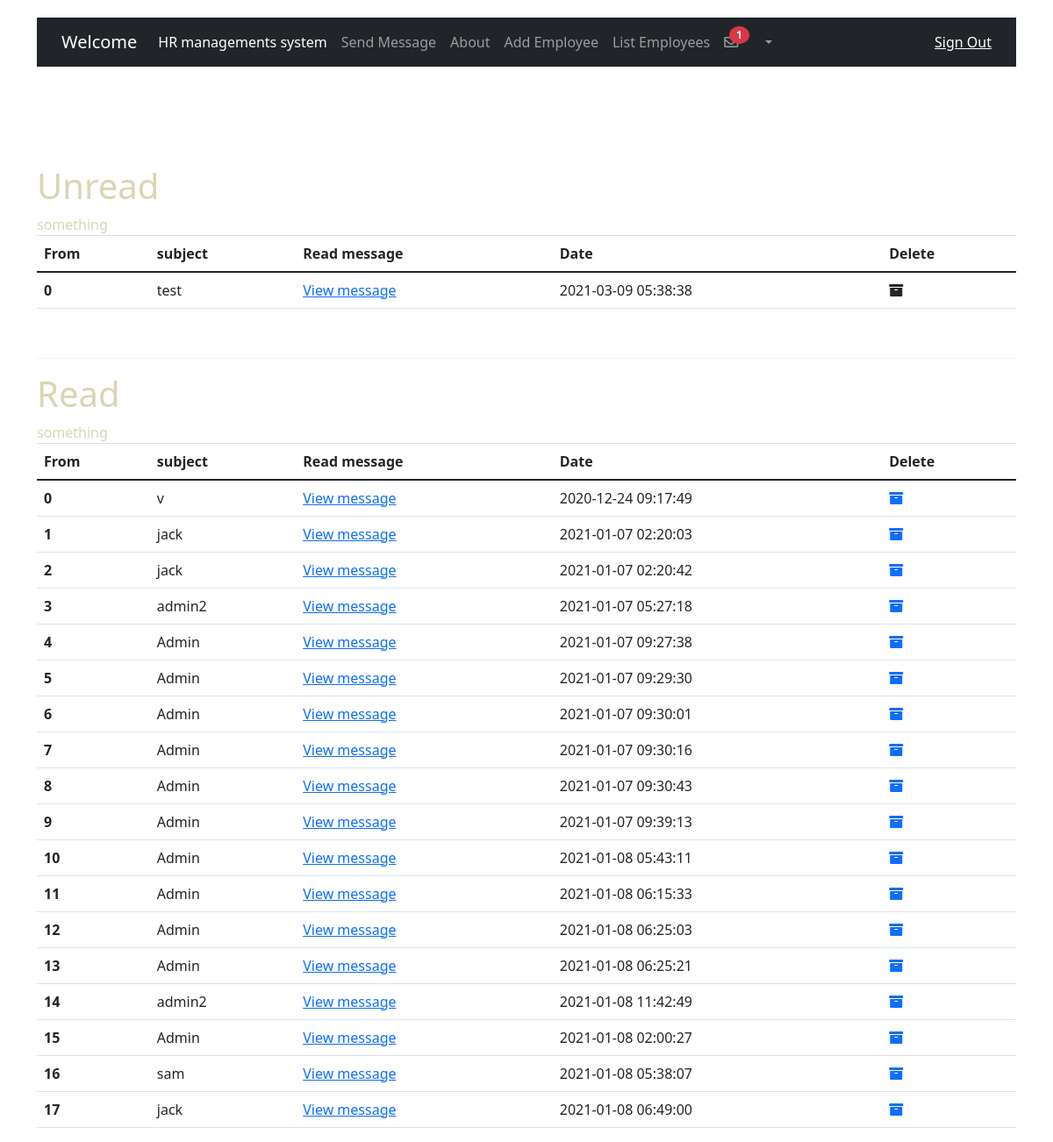
Page /hr/messages/index.php (signed in) on the committed database.
### tables this page shows
CREATE TABLE `emp_message` (
  `id` int(11) NOT NULL,
  `emp_id` int(10) NOT NULL,
  `emp_name` varchar(90) NOT NULL,
  `emp_message` varchar(255) NOT NULL,
  `msg_status` int(2) NOT NULL DEFAULT 0,
  `created_date` datetime NOT NULL
);

### hr/connection.php (called while the page is built, shortened)
<?php
  $admin_messages = 0;
?>

### hr/messages/index.php (the view, shortened to what this page needs)
<?php
    include '../connection.php';
    ?>
<!DOCTYPE html>
<html>
<head>
<link rel="stylesheet" href="https://stackpath.bootstrapcdn.com/bootstrap/4.3.1/css/bootstrap.min.css">
<link rel="stylesheet" type="text/css" href="style.css" >
<link href="https://cdn.jsdelivr.net/npm/bootstrap@5.0.0-beta1/dist/css/bootstrap.min.css" rel="stylesheet">
<link rel="stylesheet" href="https://pro.fontawesome.com/releases/v5.10.0/css/all.css"/>
<link rel="stylesheet" href="styles.css">
</head>
<div class='container'>
<body>
<nav class="navbar navbar-expand-lg navbar-dark bg-dark">
  <div class="container-fluid">
    <a class="navbar-brand" href="../welcome.php">Welcome</a>
    <div class="collapse navbar-collapse" id="navbarSupportedContent">
      <ul class="navbar-nav me-auto mb-2 mb-lg-0">
      <li class="nav-item active">
        <a class="nav-link" href="#">HR managements system </a>
      </li>
        <li class="nav-item">
          <a class="nav-link" href="../emp_message/send_message.php">Send Message</a>
        </li>
        <li class="nav-item">
        <a class="nav-link" href="#">About</a>
      </li>
      <li class="nav-item">
        <a class="nav-link" href="add_employee.php">Add Employee</a>
      </li>
      <li class="nav-item">
        <a class="nav-link" href="../all_employees.php">List Employees</a>
      </li>
      <li class="nav-item dropdown">
          <a class="nav-link dropdown-toggle" href="#" id="navbarDropdown" role="button" data-bs-toggle="dropdown" aria-expanded="false">
          <i class="far fa-envelope"></i><span class="badge badge-danger" id="count" style="border-radius: 50%; position:relative;top:-10px;left:-10px;">
        <?php echo $admin_messages ?> </span>
          </a>
        </li>
      </ul>
      <span class="navbar-text">
      <a href = "../logout.php">Sign Out</a>
    </span>
    </div>
  </div>
</nav>
<div class="row">
  <h1>Unread</h1>
</div>
<table class="table">
  <thead>
    <tr>
      <th scope="col">From</th>
      <th scope="col">subject</th>
      <th scope="col">Read message</th>
      <th scope="col">Date</th>
      <th scope="col">Delete</th>
    </tr>
  </thead>
  <tbody>
    <?php
    $s_no = 0;
    $sql_get = mysqli_query($conn,"SELECT * FROM emp_message WHERE msg_status= 0");
    while($main_result = mysqli_fetch_assoc($sql_get)) :?>
<tr>
<th scope="row"><?php echo $s_no++; ?></th>
      <td> <?php echo $main_result['emp_name'] ?></td>
      <td> <?php echo '<a class="text-primary" href="read_msg.php?id='.$main_result['id'].'">View message</a>'?></td>
      <td> <?php echo $main_result['created_date'] ;?></td>
      <td> <?php echo "<i class='fas fa-archive'></i>" ?> </td>
    </tr>
    <?php endwhile ?>
</table>
<br />
<hr />
<div class="row">
  <h1>Read</h1>
</div>
<table class="table">
  <thead>
    <tr>
      <th scope="col">From</th>
      <th scope="col">subject</th>
      <th scope="col">Read message</th>
      <th scope="col">Date</th>
      <th scope="col">Delete</th>
    </tr>
  </thead>
  <tbody>
    <?php
    $s_no = 0;
    $sql_get = mysqli_query($conn,"SELECT * FROM emp_message WHERE msg_status= 1");
    while($main_result = mysqli_fetch_assoc($sql_get)) :?>
<tr>
<th scope="row"><?php echo $s_no++; ?></th>
      <td> <?php echo $main_result['emp_name'] ?></td>
      <td> <?php echo '<a class="text-primary" href="read_msg.php?id='.$main_result['id'].'">View message</a>'?></td>
      <td> <?php echo $main_result['created_date'] ;?></td>
      <td><?php echo '<a class="text-primary" href="delete_msg.php?msg_id='.$main_result['id'].'"><i class="fas fa-archive"></i></a>'?> </td>
    </tr>
    <?php endwhile ?>
</table>
</body>
</html>

### hr/style.css (style rules this page uses)
body { background-image: url("hr.jpg"); background-color: #cccccc; height: 100%; background-position: center; background-repeat: no-repeat; background-size: cover; opacity: 50px; padding-top: 20px; font-style: inherit; font-family: sans-serif; color: rgb(219, 213, 180) !important; }
#count { border-radius: 70%; border-radius: 50%; }

### rows in the picture
emp_message: emp_name "test", created_date "2021-03-09 05:38:38"
emp_message: emp_name "v", created_date "2020-12-24 09:17:49"
emp_message: emp_name "jack", created_date "2021-01-07 02:20:03"
emp_message: emp_name "jack", created_date "2021-01-07 02:20:42"
emp_message: emp_name "admin2", created_date "2021-01-07 05:27:18"
emp_message: emp_name "Admin", created_date "2021-01-07 09:27:38"
emp_message: emp_name "Admin", created_date "2021-01-07 09:29:30"
emp_message: emp_name "Admin", created_date "2021-01-07 09:30:01"
emp_message: emp_name "Admin", created_date "2021-01-07 09:30:16"
emp_message: emp_name "Admin", created_date "2021-01-07 09:30:43"
emp_message: emp_name "Admin", created_date "2021-01-07 09:39:13"
emp_message: emp_name "Admin", created_date "2021-01-08 05:43:11"
emp_message: emp_name "Admin", created_date "2021-01-08 06:15:33"
emp_message: emp_name "Admin", created_date "2021-01-08 06:25:03"
emp_message: emp_name "Admin", created_date "2021-01-08 06:25:21"
emp_message: emp_name "admin2", created_date "2021-01-08 11:42:49"
emp_message: emp_name "Admin", created_date "2021-01-08 02:00:27"
emp_message: emp_name "sam", created_date "2021-01-08 05:38:07"
emp_message: emp_name "jack", created_date "2021-01-08 06:49:00"

### other values in the picture
$admin_messages "1"
